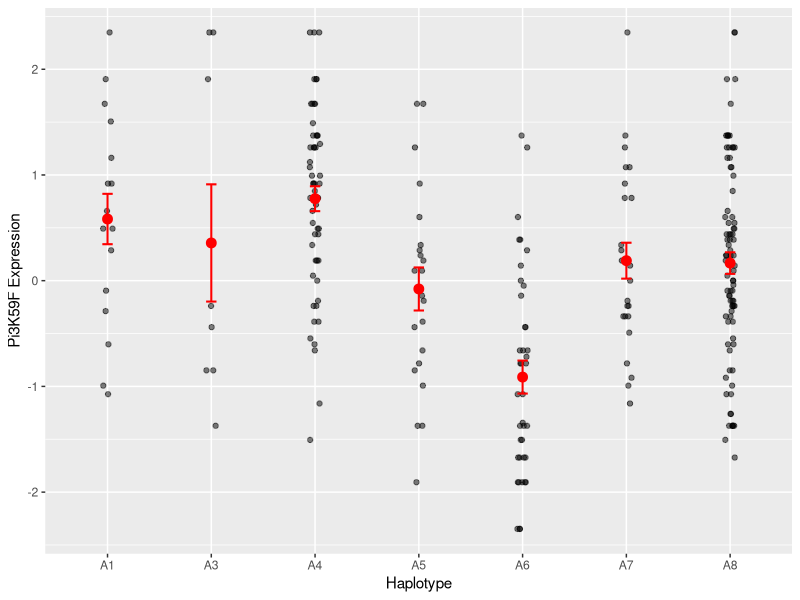

R code for this plot:
# Quiz 07-3

library(tidyverse)
library(multcomp)

M <- read_delim("../data/sampleMod.txt", delim = " ") %>%
  drop_na() %>%
  mutate(Haplotype = factor(Haplotype)) %>%
  filter(Haplotype != "A2")

ggplot(M, aes(x = Haplotype, y = Expression)) +
  geom_point(position = position_jitter(width = 0.05), alpha = 0.5) +
  stat_summary(fun.y = mean, geom = "point", size = 3, color = "red") +
  stat_summary(fun.data = mean_se, geom = "errorbar", width = 0.1,
               color = "red", size = 0.7) +
  labs(x = "Haplotype", y = "Pi3K59F Expression")

M %>% group_by(Haplotype) %>%
  tally()

M %>% group_by(Haplotype) %>%
  summarize(exp_mean = mean(Expression),
            exp_sd = sd(Expression))

fm <- lm(Expression ~ Haplotype, data = M)
summary(fm)

anova(fm)

tukey <- glht(fm, linfct = mcp(Haplotype = "Tukey"))
summary(tukey)
